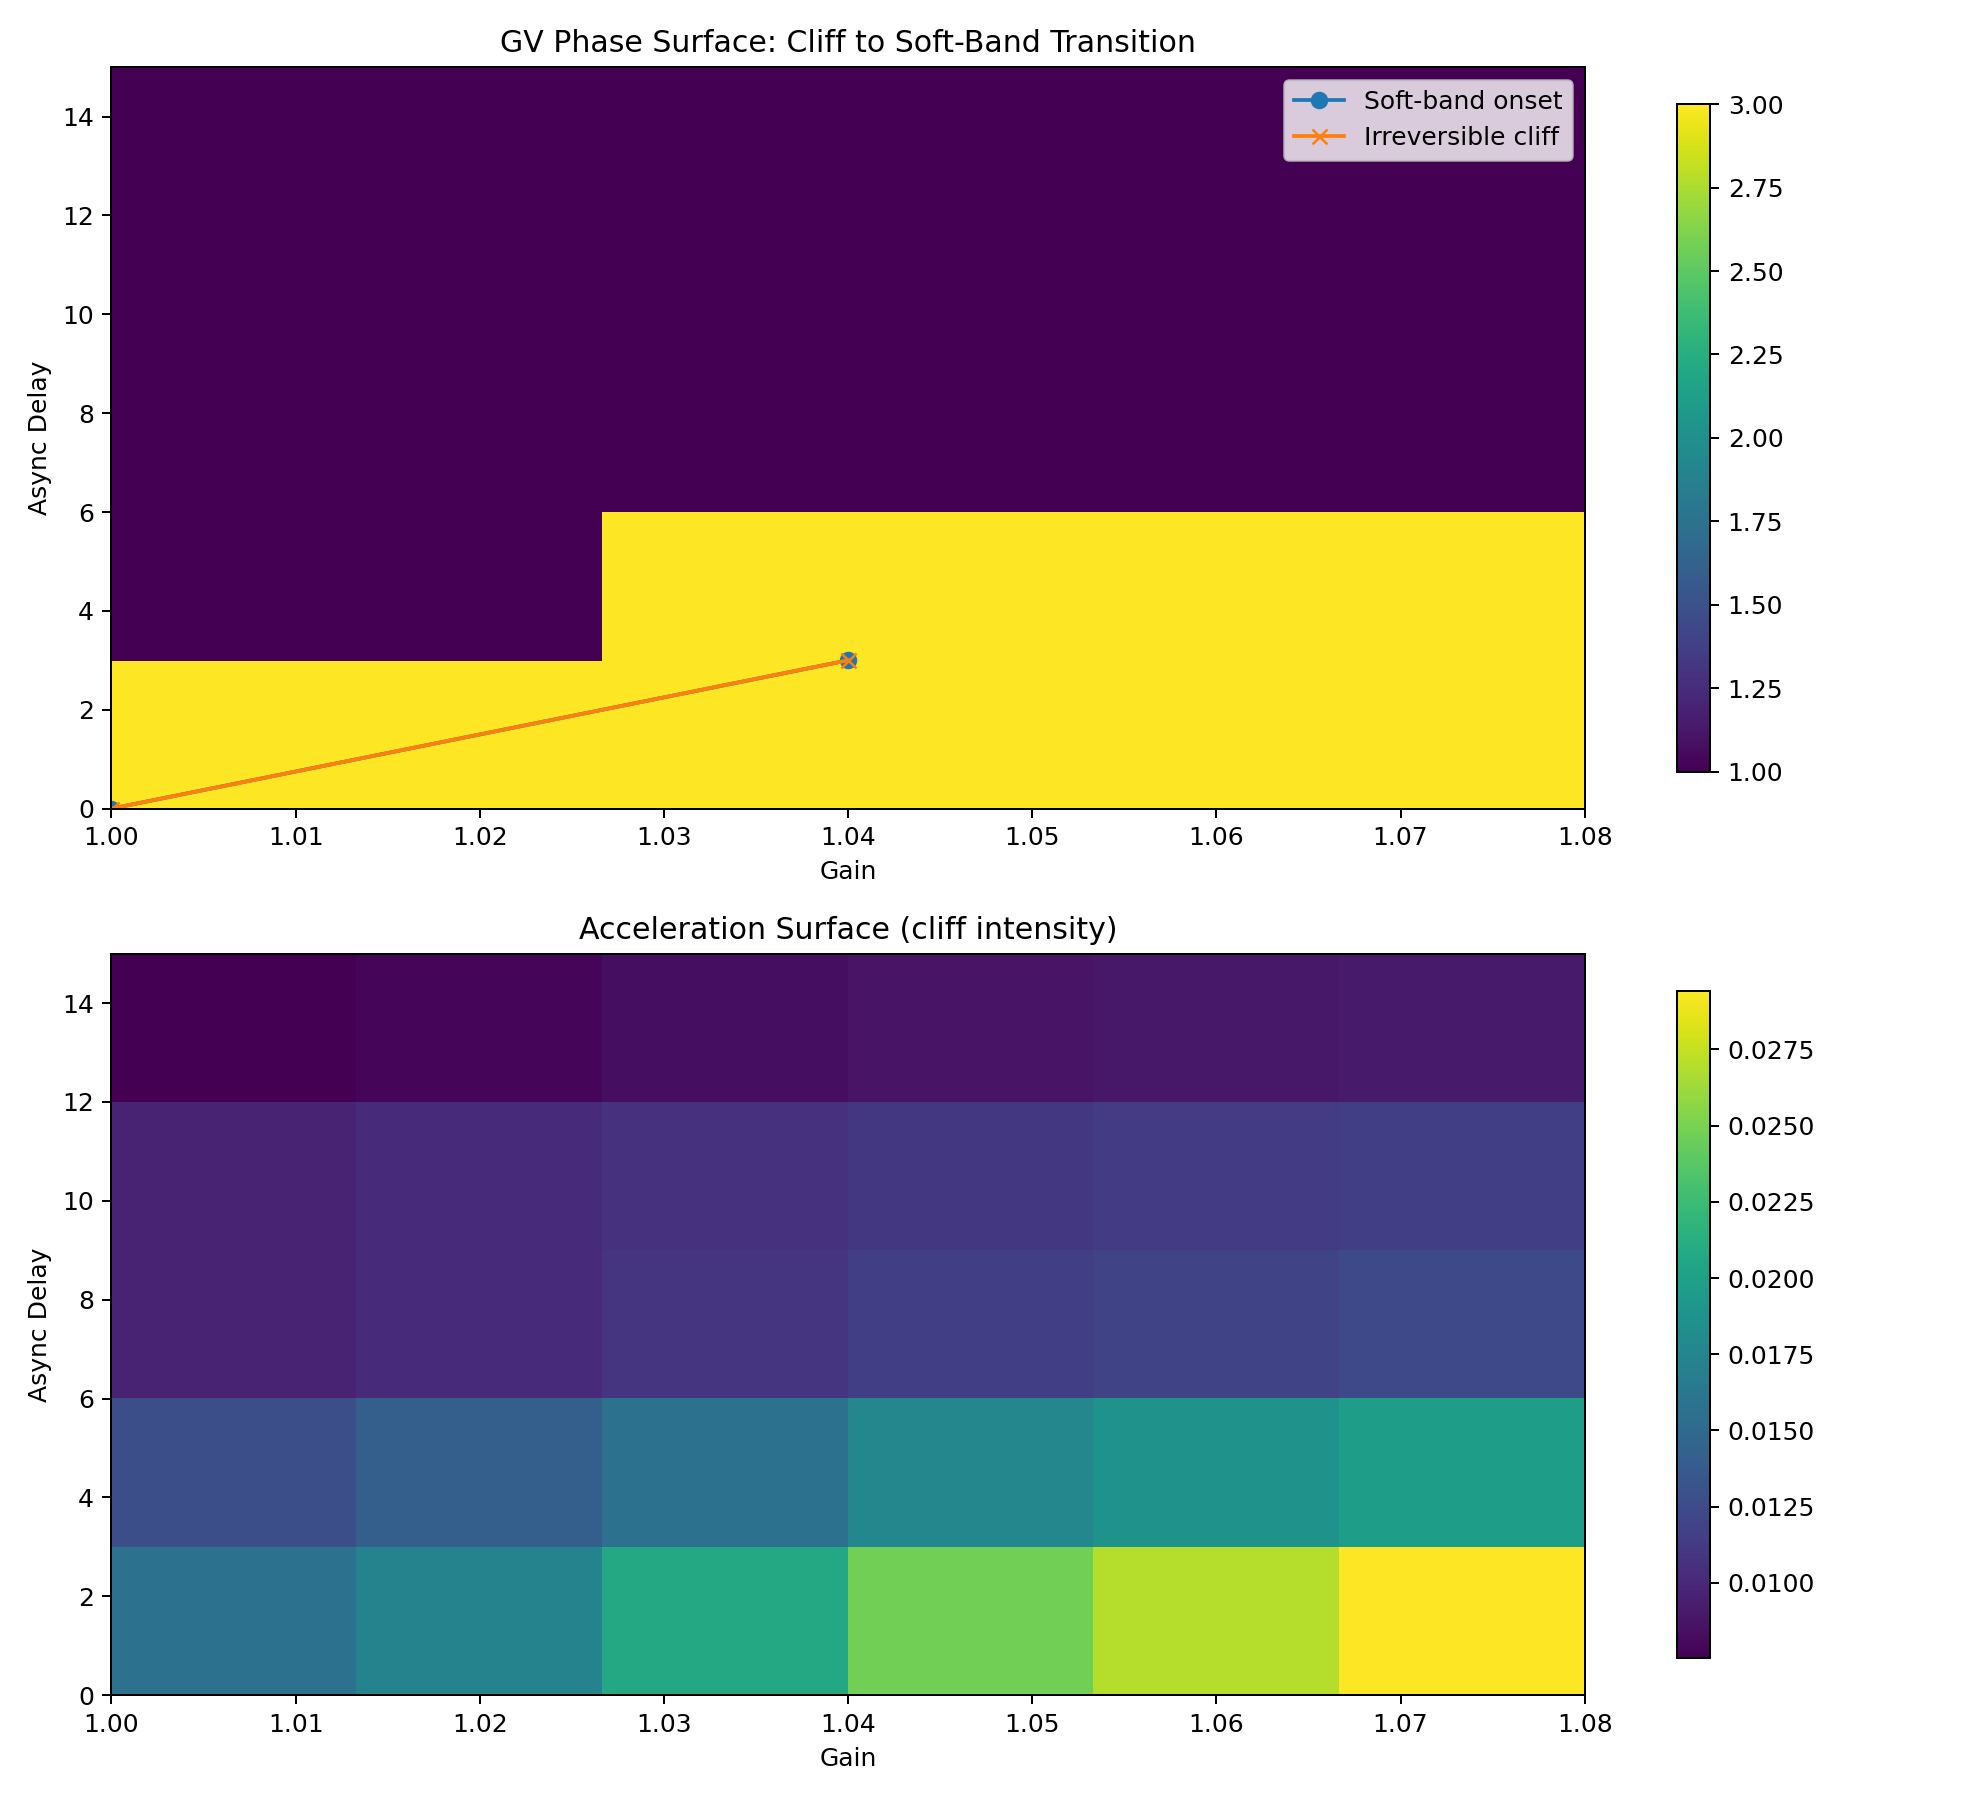

The Python source for this figure:
from __future__ import annotations

import csv
import os
import random
import sys
from pathlib import Path
from statistics import mean
from typing import List

sys.path.append(os.path.dirname(os.path.dirname(__file__)))

import matplotlib.pyplot as plt

from gvai.sentinel import GVSentinel, SentinelConfig


ROOT = Path(__file__).resolve().parent
OUT_CSV = ROOT / "gv_soft_band_map.csv"
OUT_PNG = ROOT / "gv_soft_band_map.png"


def evolve(values: List[float], gain: float, noise: float) -> List[float]:
    mu = mean(values)
    return [mu + (v - mu) * gain + random.uniform(-noise, noise) for v in values]


def init_vals(n: int = 8) -> List[float]:
    return [1.0] + [random.uniform(0.8, 1.2) for _ in range(n - 1)]


def mix_ws(values: List[float]) -> List[float]:
    out = values[:]
    n = len(values)
    for i in range(n):
        avg = (values[(i + 1) % n] + values[(i + 2) % n]) / 2.0
        out[i] = 0.7 * values[i] + 0.3 * avg
    return out


def delayed_update(values: List[float], buffers: List[List[float]], gain: float, noise: float) -> List[float]:
    mu = mean(values)
    out: List[float] = []
    for i, v in enumerate(values):
        history = buffers[i]
        source = history.pop(0)
        history.append(float(v))
        updated = mu + (source - mu) * gain + random.uniform(-noise, noise)
        out.append(updated)
    return out


def run_case(gain: float, delay: int, noise: float = 0.05, steps: int = 30) -> dict:
    random.seed(42)

    cfg = SentinelConfig(
        auto_apply=True,
        variance_velocity_threshold=0.02,
        variance_acceleration_threshold=0.015,
        dt_stagnation_threshold=0.01,
        rebalance_strength=0.60,
        damp_strength=0.40,
    )
    sentinel = GVSentinel(cfg)

    values = init_vals()
    buffers = [[float(v)] * max(1, delay) for v in values]

    ever_soft = False
    ever_irrecoverable = False
    ever_recoverable = False
    max_accel = 0.0
    max_vel = 0.0
    final_var = 0.0

    for step in range(1, steps + 1):
        values = delayed_update(values, buffers, gain=gain, noise=noise)

        if step > 10:
            values = mix_ws(values)

        out = sentinel.update(values)

        final_var = out.variance_value
        max_accel = max(max_accel, out.variance_acceleration)
        max_vel = max(max_vel, out.variance_velocity)

        if out.soft_regime_flag:
            ever_soft = True
        if out.status == "irrecoverable":
            ever_irrecoverable = True
        if out.delta_t_estimate is not None and out.delta_t_estimate > 0:
            ever_recoverable = True

    if ever_irrecoverable:
        phase = "IRRECOVERABLE"
        phase_code = 3
    elif ever_soft:
        phase = "SOFT"
        phase_code = 2
    elif ever_recoverable:
        phase = "RECOVERABLE"
        phase_code = 1
    else:
        phase = "STABLE"
        phase_code = 0

    return {
        "gain": round(gain, 3),
        "delay": delay,
        "phase": phase,
        "phase_code": phase_code,
        "final_variance": round(final_var, 6),
        "max_acceleration": round(max_accel, 6),
        "max_velocity": round(max_vel, 6),
    }


def write_csv(rows: List[dict], path: Path) -> None:
    fieldnames = [
        "gain",
        "delay",
        "phase",
        "phase_code",
        "final_variance",
        "max_acceleration",
        "max_velocity",
    ]
    with path.open("w", newline="", encoding="utf-8") as f:
        w = csv.DictWriter(f, fieldnames=fieldnames)
        w.writeheader()
        w.writerows(rows)


def matrix(rows: List[dict], gains: List[float], delays: List[int], key: str) -> List[List[float]]:
    lookup = {(r["delay"], r["gain"]): r[key] for r in rows}
    return [[float(lookup[(d, round(g, 3))]) for g in gains] for d in delays]


def first_phase_gain(rows: List[dict], delay: int, phase_code: int) -> float | None:
    subset = sorted([r for r in rows if r["delay"] == delay], key=lambda x: x["gain"])
    for r in subset:
        if int(r["phase_code"]) >= phase_code:
            return float(r["gain"])
    return None


def plot_maps(rows: List[dict], gains: List[float], delays: List[int], path: Path) -> None:
    phase_mat = matrix(rows, gains, delays, "phase_code")
    accel_mat = matrix(rows, gains, delays, "max_acceleration")

    soft_boundary = [first_phase_gain(rows, d, 2) for d in delays]
    irr_boundary = [first_phase_gain(rows, d, 3) for d in delays]

    fig = plt.figure(figsize=(11, 10))

    ax1 = fig.add_subplot(2, 1, 1)
    im1 = ax1.imshow(
        phase_mat,
        aspect="auto",
        origin="lower",
        extent=[min(gains), max(gains), min(delays), max(delays)],
    )
    ax1.set_title("GV Phase Surface: Cliff to Soft-Band Transition")
    ax1.set_xlabel("Gain")
    ax1.set_ylabel("Async Delay")

    soft_x = [x for x in soft_boundary if x is not None]
    soft_y = [d for x, d in zip(soft_boundary, delays) if x is not None]
    irr_x = [x for x in irr_boundary if x is not None]
    irr_y = [d for x, d in zip(irr_boundary, delays) if x is not None]

    if soft_x:
        ax1.plot(soft_x, soft_y, marker="o", linewidth=1.5, label="Soft-band onset")
    if irr_x:
        ax1.plot(irr_x, irr_y, marker="x", linewidth=1.5, label="Irreversible cliff")

    ax1.legend()
    fig.colorbar(im1, ax=ax1, shrink=0.9)

    ax2 = fig.add_subplot(2, 1, 2)
    im2 = ax2.imshow(
        accel_mat,
        aspect="auto",
        origin="lower",
        extent=[min(gains), max(gains), min(delays), max(delays)],
    )
    ax2.set_title("Acceleration Surface (cliff intensity)")
    ax2.set_xlabel("Gain")
    ax2.set_ylabel("Async Delay")
    fig.colorbar(im2, ax=ax2, shrink=0.9)

    plt.tight_layout()
    plt.savefig(path, dpi=180)
    plt.close()


def main() -> None:
    gains = [round(x, 3) for x in [1.00, 1.02, 1.04, 1.06, 1.07, 1.08]]
    delays = [0, 3, 6, 10, 15]

    rows: List[dict] = []
    for d in delays:
        for g in gains:
            rows.append(run_case(gain=g, delay=d))

    write_csv(rows, OUT_CSV)
    plot_maps(rows, gains, delays, OUT_PNG)

    print("Saved CSV:", OUT_CSV)
    print("Saved plot:", OUT_PNG)
    print("\\nBoundaries:")
    for d in delays:
        soft = first_phase_gain(rows, d, 2)
        irr = first_phase_gain(rows, d, 3)
        print(f"delay={d}: soft={soft}, irrecoverable={irr}")


if __name__ == "__main__":
    main()
